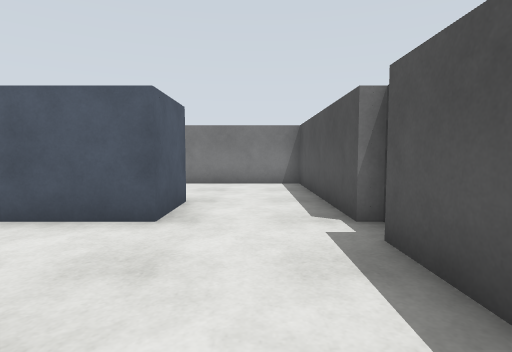
View 1 (above)

21 first-person views from a walk through a world built for the Gazebo simulator. The camera is 1 m above the floor, tilts 4° down and sees 80° across. The floor is counted in squares, 1 m on a side. Each view is taken from the middle of a square. On the plan, view 1 faces up. The plan holds only what a view shows up to about 12 squares ahead; the rest is blank.

View 2
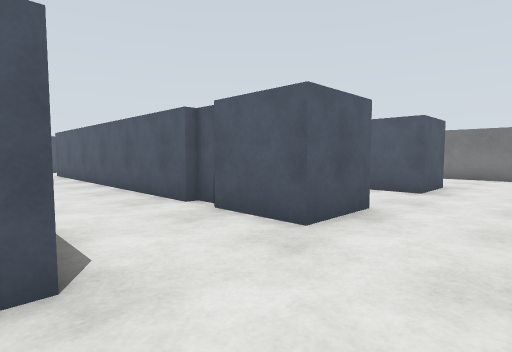

View 3
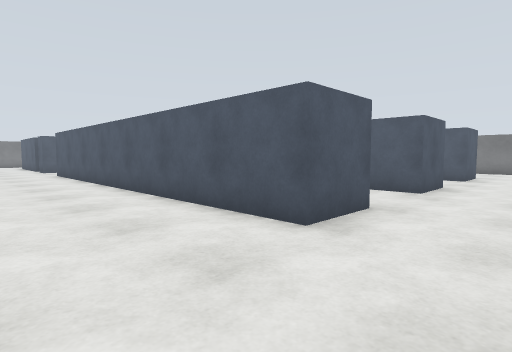

View 4
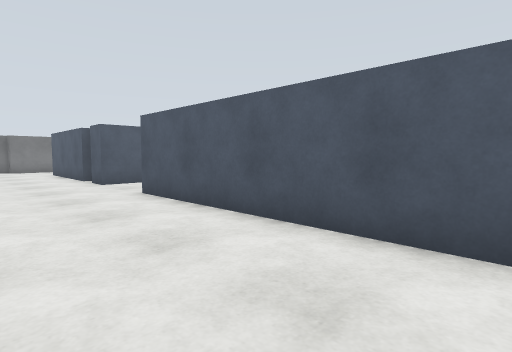

View 5
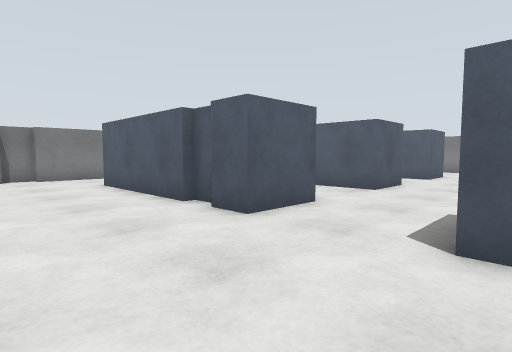

View 6
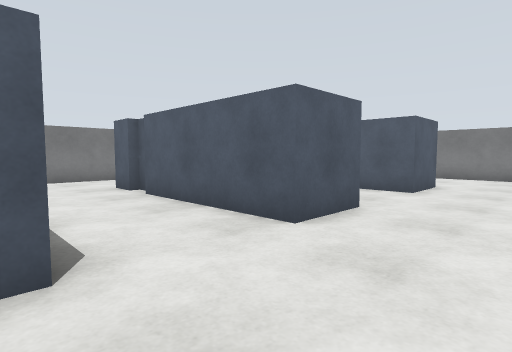

View 7
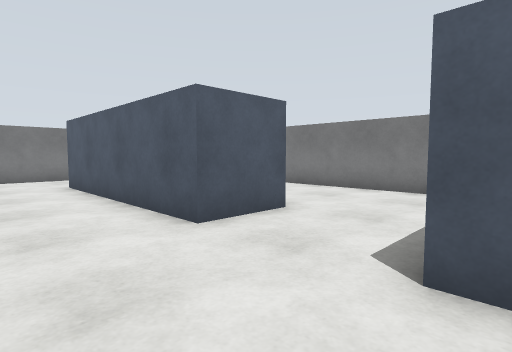

View 8
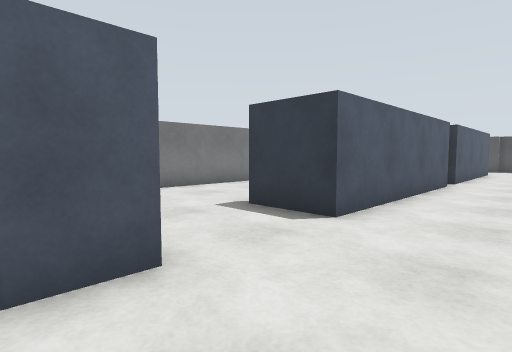

View 9
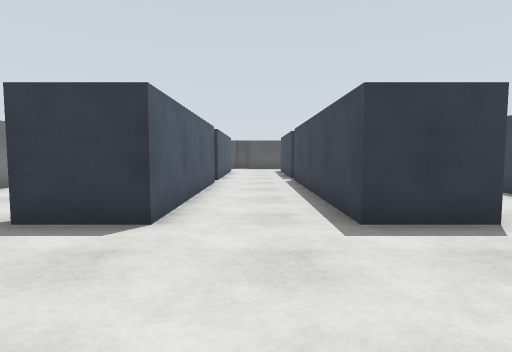

View 10
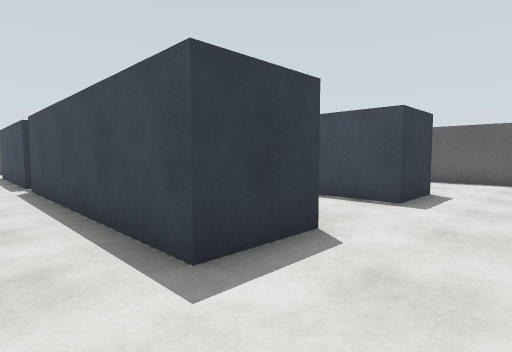

View 11
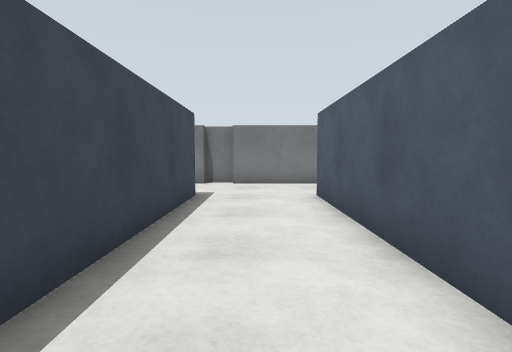

View 12
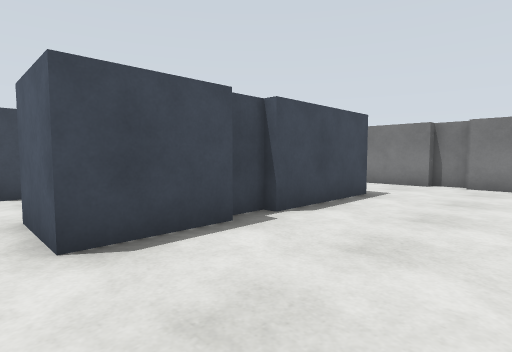

View 13
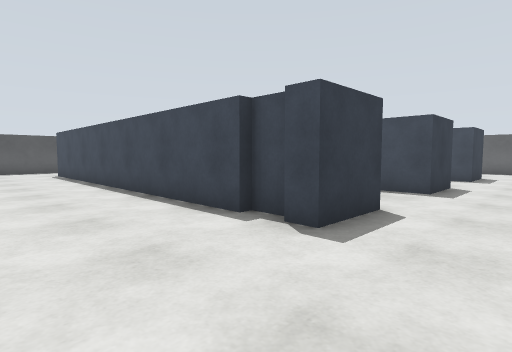

View 14
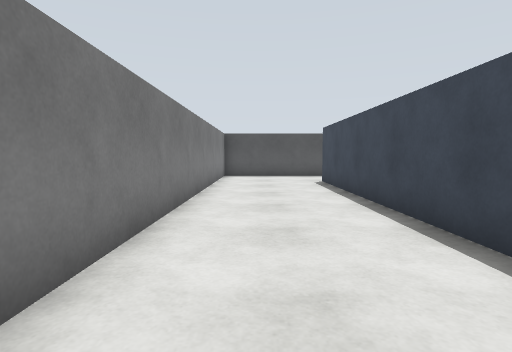

View 15
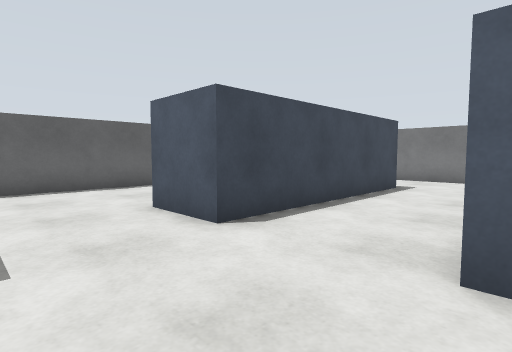

View 16
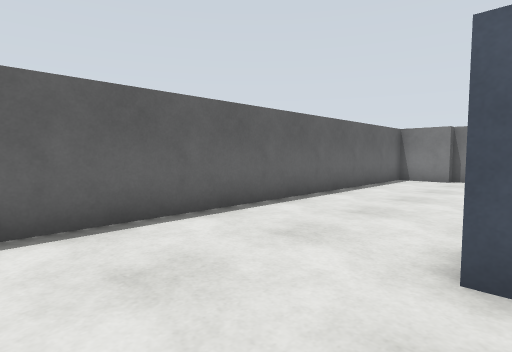

View 17
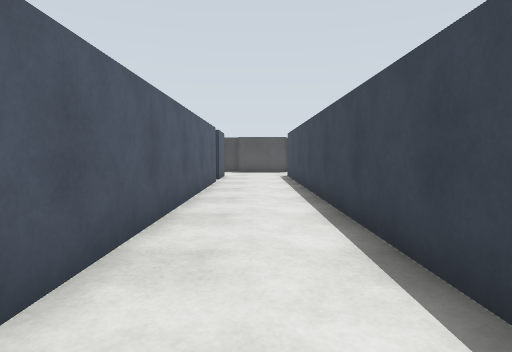

View 18
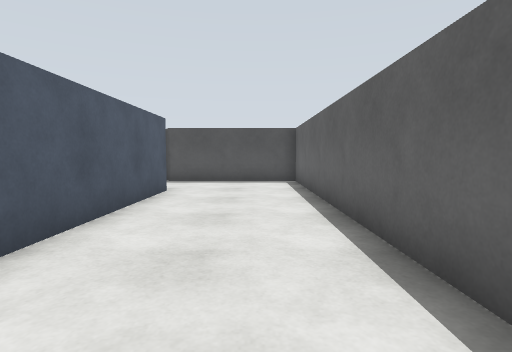

View 19
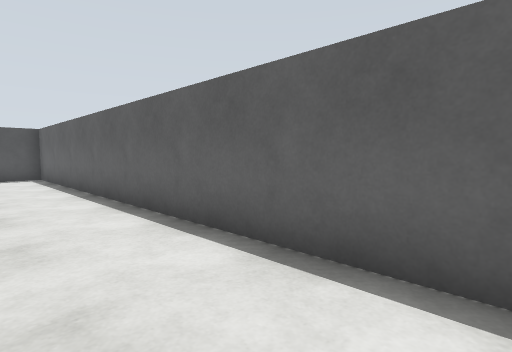

View 20
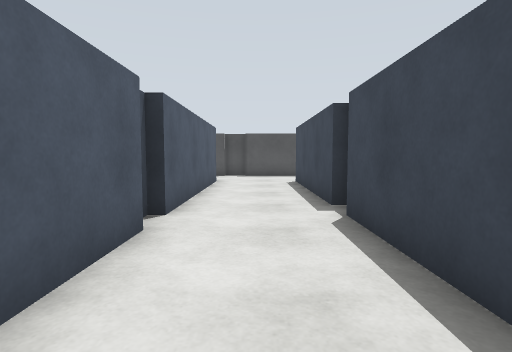

View 21
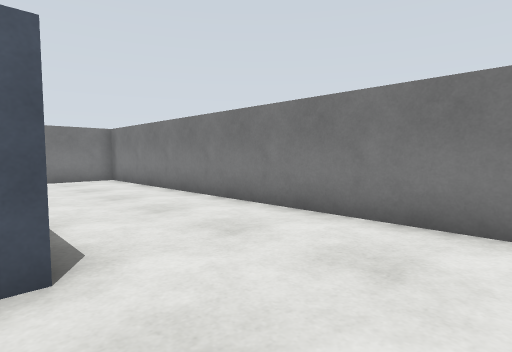

### Floor plan
Key: @ floor where view 1 was taken; # wall or solid block; . floor; B grey box; L blue box; O other object.
Columns run from 29 left of view 1 to 2 right of it. Each row starts with its distance up from view 1.
 11 ################################
 10 #..............................#
  9 #..............................#
  8 B..............................#
  7 O..............................#
  6 #...LLLLLLL...L#############...#
  5 #...LLLLLLL...##############...B
  4 #..............................B
  3 #..............................
  2 B..............................#
  1 O...LLLLLLL...##############...
  0 #...LLLLLLL...##############.@.
 -1 #..............................
 -2 #..............................
 -3 #..............................
 -4 #...LLLLLLL...##############...O
 -5 #...LLLLLLL...##############...
 -6 #..............................#
 -7 B..............................#
 -8 O..............................#
 -9 #..............................#
-10 ################################

Positions as (right, up) in squares from view 1, and headings:
1: (0, 0), facing up
2: (1, -4), facing up-left
3: (1, -9), facing up-left
4: (-8, -9), facing up-left
5: (-15, -9), facing up-left
6: (-16, -4), facing up-left
7: (-15, 2), facing up-left
8: (-20, 2), facing up-right
9: (-20, 3), facing right
10: (-18, 3), facing down-right
11: (-18, 3), facing left
12: (-18, 10), facing down-left
13: (-18, 10), facing down-right
14: (-13, 9), facing right
15: (-16, 0), facing down-left
16: (-16, -5), facing down-left
17: (-16, -2), facing right
18: (-10, -8), facing right
19: (-13, -7), facing down-right
20: (-13, 3), facing right
21: (-16, 6), facing up-left
